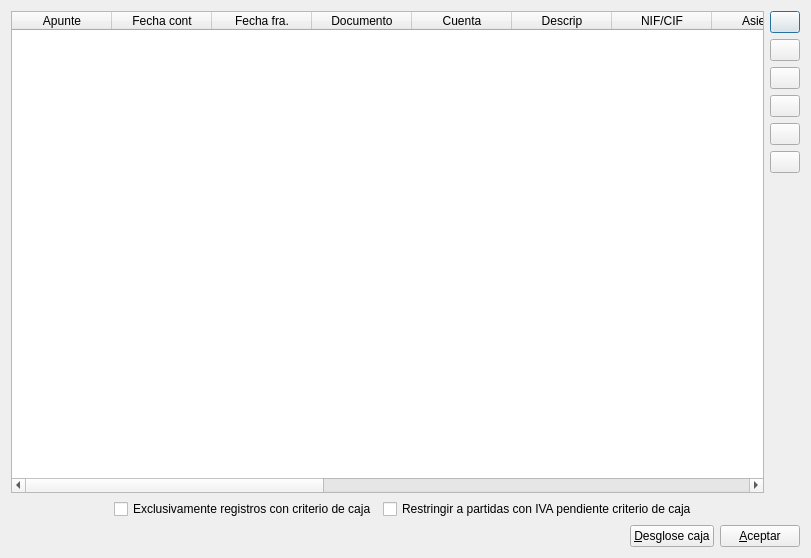
<?xml version="1.0" encoding="UTF-8"?>
<ui version="4.0">
 <class>tabla_iva_sop</class>
 <widget class="QDialog" name="tabla_iva_sop">
  <property name="geometry">
   <rect>
    <x>0</x>
    <y>0</y>
    <width>811</width>
    <height>558</height>
   </rect>
  </property>
  <property name="windowTitle">
   <string>Registros del libro de facturas recibidas</string>
  </property>
  <layout class="QVBoxLayout" name="verticalLayout_2">
   <item>
    <layout class="QHBoxLayout" name="horizontalLayout">
     <item>
      <widget class="QTableWidget" name="tableWidget">
       <column>
        <property name="text">
         <string>Apunte</string>
        </property>
       </column>
       <column>
        <property name="text">
         <string>Fecha cont</string>
        </property>
       </column>
       <column>
        <property name="text">
         <string>Fecha fra.</string>
        </property>
       </column>
       <column>
        <property name="text">
         <string>Documento</string>
        </property>
       </column>
       <column>
        <property name="text">
         <string>Cuenta</string>
        </property>
       </column>
       <column>
        <property name="text">
         <string>Descrip</string>
        </property>
       </column>
       <column>
        <property name="text">
         <string>NIF/CIF</string>
        </property>
       </column>
       <column>
        <property name="text">
         <string>Asiento</string>
        </property>
       </column>
       <column>
        <property name="text">
         <string>B.I.</string>
        </property>
       </column>
       <column>
        <property name="text">
         <string>Tipo</string>
        </property>
       </column>
       <column>
        <property name="text">
         <string>Cuota</string>
        </property>
       </column>
       <column>
        <property name="text">
         <string>TOTAL</string>
        </property>
       </column>
       <column>
        <property name="text">
         <string>Prorrata</string>
        </property>
       </column>
       <column>
        <property name="text">
         <string>Afectación</string>
        </property>
       </column>
       <column>
        <property name="text">
         <string>Cuota efectiva</string>
        </property>
       </column>
       <column>
        <property name="text">
         <string>Cuot.liquidada</string>
        </property>
       </column>
       <column>
        <property name="text">
         <string>Recepción</string>
        </property>
       </column>
      </widget>
     </item>
     <item>
      <layout class="QVBoxLayout" name="verticalLayout">
       <item>
        <widget class="QPushButton" name="edasientopushButton">
         <property name="enabled">
          <bool>true</bool>
         </property>
         <property name="maximumSize">
          <size>
           <width>30</width>
           <height>16777215</height>
          </size>
         </property>
         <property name="text">
          <string/>
         </property>
         <property name="icon">
          <iconset resource="keme.qrc">
           <normaloff>:/iconos/graf/lapiz.xpm</normaloff>:/iconos/graf/lapiz.xpm</iconset>
         </property>
        </widget>
       </item>
       <item>
        <widget class="QPushButton" name="consasientopushButton">
         <property name="enabled">
          <bool>true</bool>
         </property>
         <property name="maximumSize">
          <size>
           <width>30</width>
           <height>16777215</height>
          </size>
         </property>
         <property name="text">
          <string/>
         </property>
         <property name="icon">
          <iconset resource="keme.qrc">
           <normaloff>:/iconos/graf/xmag.png</normaloff>:/iconos/graf/xmag.png</iconset>
         </property>
        </widget>
       </item>
       <item>
        <widget class="QPushButton" name="borra_asientoButton">
         <property name="maximumSize">
          <size>
           <width>30</width>
           <height>30</height>
          </size>
         </property>
         <property name="text">
          <string/>
         </property>
         <property name="icon">
          <iconset resource="keme.qrc">
           <normaloff>:/iconos/graf/borraelem.png</normaloff>:/iconos/graf/borraelem.png</iconset>
         </property>
         <property name="shortcut">
          <string>Alt+L</string>
         </property>
        </widget>
       </item>
       <item>
        <widget class="QPushButton" name="refreshpushButton">
         <property name="enabled">
          <bool>true</bool>
         </property>
         <property name="maximumSize">
          <size>
           <width>30</width>
           <height>16777215</height>
          </size>
         </property>
         <property name="text">
          <string/>
         </property>
         <property name="icon">
          <iconset resource="keme.qrc">
           <normaloff>:/iconos/graf/refresh.xpm</normaloff>:/iconos/graf/refresh.xpm</iconset>
         </property>
        </widget>
       </item>
       <item>
        <widget class="QPushButton" name="ordenarpushButton">
         <property name="enabled">
          <bool>true</bool>
         </property>
         <property name="maximumSize">
          <size>
           <width>30</width>
           <height>16777215</height>
          </size>
         </property>
         <property name="text">
          <string/>
         </property>
         <property name="icon">
          <iconset resource="keme.qrc">
           <normaloff>:/iconos/graf/sort_ascend.png</normaloff>:/iconos/graf/sort_ascend.png</iconset>
         </property>
        </widget>
       </item>
       <item>
        <widget class="QPushButton" name="buscarpushButton">
         <property name="enabled">
          <bool>true</bool>
         </property>
         <property name="maximumSize">
          <size>
           <width>30</width>
           <height>16777215</height>
          </size>
         </property>
         <property name="text">
          <string/>
         </property>
         <property name="icon">
          <iconset resource="keme.qrc">
           <normaloff>:/iconos/graf/edit-find-mail.png</normaloff>:/iconos/graf/edit-find-mail.png</iconset>
         </property>
         <property name="shortcut">
          <string>Ctrl+F</string>
         </property>
        </widget>
       </item>
       <item>
        <spacer name="verticalSpacer">
         <property name="orientation">
          <enum>Qt::Vertical</enum>
         </property>
         <property name="sizeHint" stdset="0">
          <size>
           <width>20</width>
           <height>40</height>
          </size>
         </property>
        </spacer>
       </item>
      </layout>
     </item>
    </layout>
   </item>
   <item>
    <layout class="QHBoxLayout" name="horizontalLayout_3">
     <item>
      <spacer name="horizontalSpacer_2">
       <property name="orientation">
        <enum>Qt::Horizontal</enum>
       </property>
       <property name="sizeHint" stdset="0">
        <size>
         <width>40</width>
         <height>20</height>
        </size>
       </property>
      </spacer>
     </item>
     <item>
      <widget class="QCheckBox" name="solocajacheckBox">
       <property name="text">
        <string>Exclusivamente registros con criterio de caja</string>
       </property>
      </widget>
     </item>
     <item>
      <widget class="QCheckBox" name="ptes_cajacheckBox">
       <property name="text">
        <string>Restringir a partidas con IVA pendiente criterio de caja</string>
       </property>
      </widget>
     </item>
     <item>
      <spacer name="horizontalSpacer_3">
       <property name="orientation">
        <enum>Qt::Horizontal</enum>
       </property>
       <property name="sizeHint" stdset="0">
        <size>
         <width>40</width>
         <height>20</height>
        </size>
       </property>
      </spacer>
     </item>
    </layout>
   </item>
   <item>
    <layout class="QHBoxLayout" name="horizontalLayout_2">
     <item>
      <spacer name="horizontalSpacer">
       <property name="orientation">
        <enum>Qt::Horizontal</enum>
       </property>
       <property name="sizeHint" stdset="0">
        <size>
         <width>40</width>
         <height>20</height>
        </size>
       </property>
      </spacer>
     </item>
     <item>
      <widget class="QPushButton" name="desglosepushButton">
       <property name="text">
        <string>&amp;Desglose caja</string>
       </property>
       <property name="icon">
        <iconset resource="keme.qrc">
         <normaloff>:/iconos/graf/money.png</normaloff>:/iconos/graf/money.png</iconset>
       </property>
      </widget>
     </item>
     <item>
      <widget class="QPushButton" name="aceptarpushButton">
       <property name="text">
        <string>&amp;Aceptar</string>
       </property>
       <property name="icon">
        <iconset resource="keme.qrc">
         <normaloff>:/iconos/graf/application-exit.png</normaloff>:/iconos/graf/application-exit.png</iconset>
       </property>
      </widget>
     </item>
    </layout>
   </item>
  </layout>
 </widget>
 <tabstops>
  <tabstop>tableWidget</tabstop>
  <tabstop>edasientopushButton</tabstop>
  <tabstop>consasientopushButton</tabstop>
  <tabstop>borra_asientoButton</tabstop>
  <tabstop>refreshpushButton</tabstop>
  <tabstop>ordenarpushButton</tabstop>
  <tabstop>aceptarpushButton</tabstop>
 </tabstops>
 <resources>
  <include location="keme.qrc"/>
 </resources>
 <connections>
  <connection>
   <sender>aceptarpushButton</sender>
   <signal>clicked()</signal>
   <receiver>tabla_iva_sop</receiver>
   <slot>accept()</slot>
   <hints>
    <hint type="sourcelabel">
     <x>637</x>
     <y>472</y>
    </hint>
    <hint type="destinationlabel">
     <x>576</x>
     <y>460</y>
    </hint>
   </hints>
  </connection>
 </connections>
</ui>
